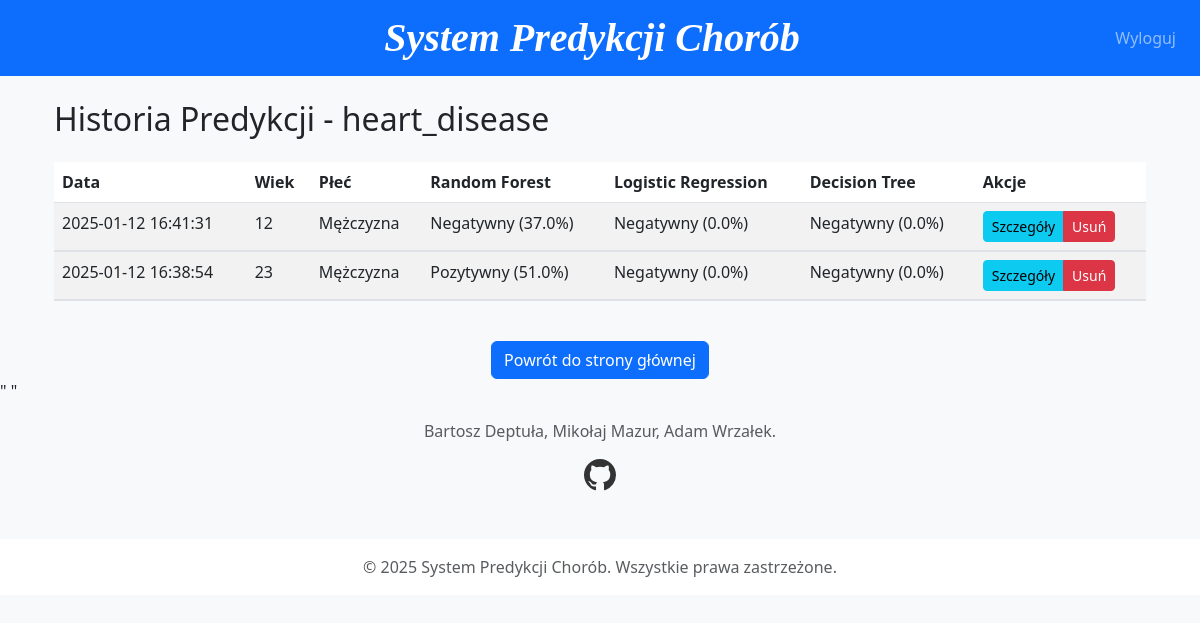
The app's page /history/heart_disease (signed in), older data.
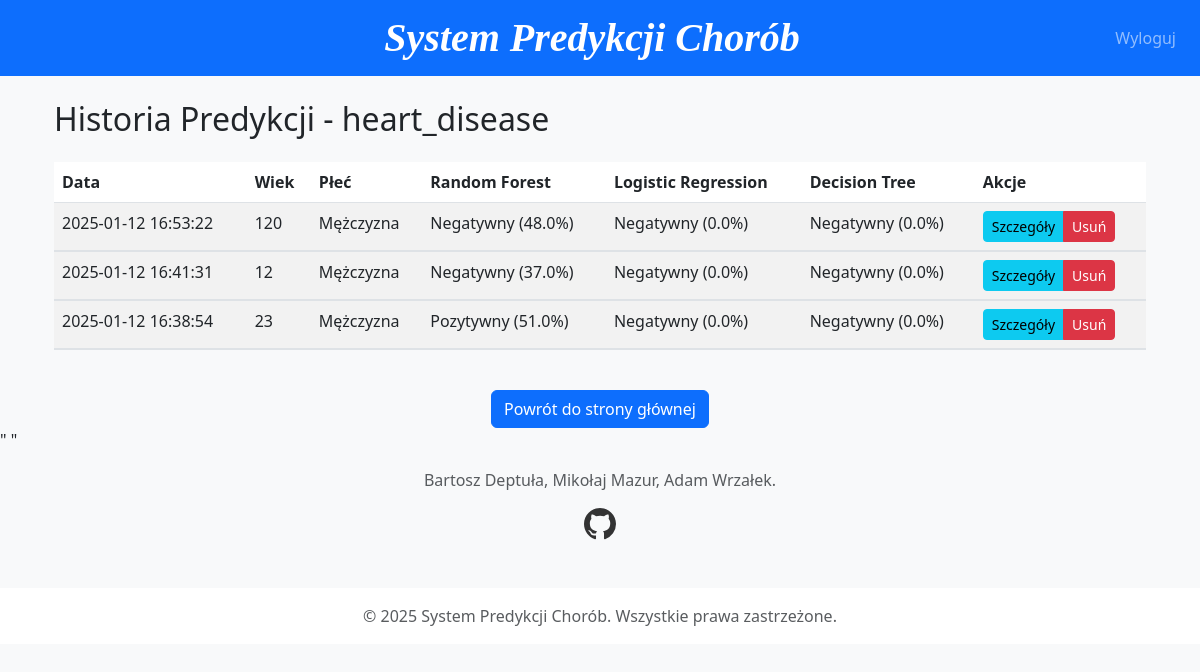
The same page, newer data.
### models.py (models this page shows)
class HeartDiseasePrediction(db.Model):
    id = db.Column(db.Integer, primary_key=True)
    user_id = db.Column(db.Integer, db.ForeignKey('user.id'), nullable=False)
    timestamp = db.Column(db.DateTime, default=datetime.utcnow)
    sex = db.Column(db.Integer)
    age = db.Column(db.Integer)
    cp = db.Column(db.Integer)
    trestbps = db.Column(db.Float)
    chol = db.Column(db.Float)
    fbs = db.Column(db.Integer)
    restecg = db.Column(db.Integer)
    thalachh = db.Column(db.Float)
    exng = db.Column(db.Integer)
    oldpeak = db.Column(db.Float)
    slp = db.Column(db.Integer)
    caa = db.Column(db.Integer)
    thall = db.Column(db.Integer)
    rf_prediction = db.Column(db.Integer)
    rf_probability = db.Column(db.Float)
    lr_prediction = db.Column(db.Integer)
    lr_probability = db.Column(db.Float)
    dt_prediction = db.Column(db.Integer)
    dt_probability = db.Column(db.Float)

### flask-app.py (the view)
@app.route('/history/<dataset_name>')
@login_required
def history(dataset_name):
    try:
        if dataset_name == 'heart_disease':
            predictions = HeartDiseasePrediction.query.filter_by(user_id=current_user.id).order_by(HeartDiseasePrediction.timestamp.desc()).all()
        elif dataset_name == 'diabetes':
            predictions = DiabetesPrediction.query.filter_by(user_id=current_user.id).order_by(DiabetesPrediction.timestamp.desc()).all()
        else:  # lung_cancer
            predictions = LungCancerPrediction.query.filter_by(user_id=current_user.id).order_by(LungCancerPrediction.timestamp.desc()).all()
        return render_template('history.html',
                               dataset_name=dataset_name,
                               predictions=predictions)
    except Exception as e:
        return render_template('error.html', error=str(e))

### flask-app.py (called while the page is built)
@login_manager.user_loader
def load_user(id):
    return User.query.get(int(id)) # Pobranie użytkownika z bazy danych po ID

### templates/history.html (shortened to what this page needs)
{% extends "base.html" %}
{% block content %}
<div class="container">
    <h2 class="mb-4">Historia Predykcji - {{ dataset_name }}</h2>
    <div class="table-responsive">
        <table class="table table-striped table-hover">
            <thead>
                <tr>
                    <th>Data</th>
                    {% if dataset_name == 'heart_disease' %}
                        <th>Wiek</th>
                        <th>Płeć</th>
                    {% elif dataset_name == 'diabetes' %}
                        <th>Wiek</th>
                        <th>Poziom Glukozy</th>
                    {% else %}
                        <th>Wiek</th>
                        <th>Płeć</th>
                    {% endif %}
                    <th>Random Forest</th>
                    <th>Logistic Regression</th>
                    <th>Decision Tree</th>
                    <th>Akcje</th>
                </tr>
            </thead>
            <tbody>
                {% for pred in predictions %}
                <tr>
                    <td>{{ pred.timestamp.strftime('%Y-%m-%d %H:%M:%S') }}</td>
                    {% if dataset_name == 'heart_disease' %}
                        <td>{{ pred.age }}</td>
                        <td>{{ "Mężczyzna" if pred.sex == 1 else "Kobieta" }}</td>
                    {% elif dataset_name == 'diabetes' %}
                        <td>{{ pred.age }}</td>
                        <td>{{ pred.glucose }}</td>
                    {% else %}
                        <td>{{ pred.age }}</td>
                        <td>{{ "Mężczyzna" if pred.gender == "M" else "Kobieta" }}</td>
                    {% endif %}
                    <td>
                        {{ "Pozytywny" if pred.rf_prediction == 1 else "Negatywny" }}
                        ({{ "%.1f"|format(pred.rf_probability * 100) }}%)
                    </td>
                    <td>
                        {{ "Pozytywny" if pred.lr_prediction == 1 else "Negatywny" }}
                        ({{ "%.1f"|format(pred.lr_probability * 100) }}%)
                    </td>
                    <td>
                        {{ "Pozytywny" if pred.dt_prediction == 1 else "Negatywny" }}
                        ({{ "%.1f"|format(pred.dt_probability * 100) }}%)
                    </td>
                    <td>
                        <div class="btn-group" role="group">
                            <button class="btn btn-sm btn-info" type="button"
                                    data-bs-toggle="collapse"
                                    data-bs-target="#details{{ pred.id }}"
                                    aria-expanded="false">
                                Szczegóły
                            </button>
                            <a href="{{ url_for('delete_prediction', dataset_name=dataset_name, prediction_id=pred.id) }}"
                               class="btn btn-sm btn-danger"
                               onclick="return confirm('Czy na pewno chcesz usunąć tę predykcję?')">
                                Usuń
                            </a>
                        </div>
                    </td>
                </tr>
                <tr>
                    <td colspan="7" class="p-0">
                    </td>
                </tr>
                {% endfor %}
            </tbody>
        </table>
    </div>
    <div class="text-center mt-4">
        <a href="/" class="btn btn-primary">Powrót do strony głównej</a>
    </div>
</div>
{% endblock %}

Row changes from the older to the newer data that the page shows:
added HeartDiseasePrediction: timestamp "2025-01-12 16:53:22", age "120", sex "Mężczyzna", rf_prediction "Negatywny", pred.rf_probability*100 "48.0", lr_prediction "Negatywny", pred.lr_probability*100 "0.0", dt_prediction "Negatywny", pred.dt_probability*100 "0.0"
